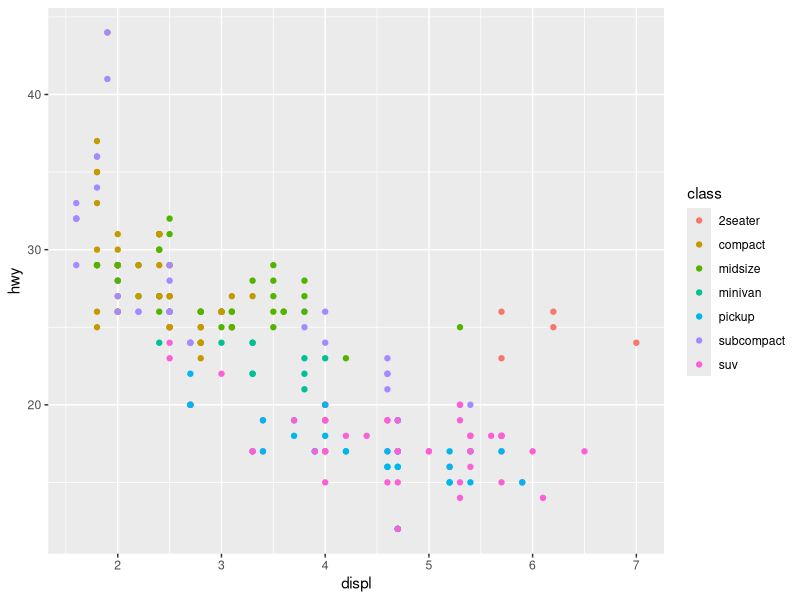
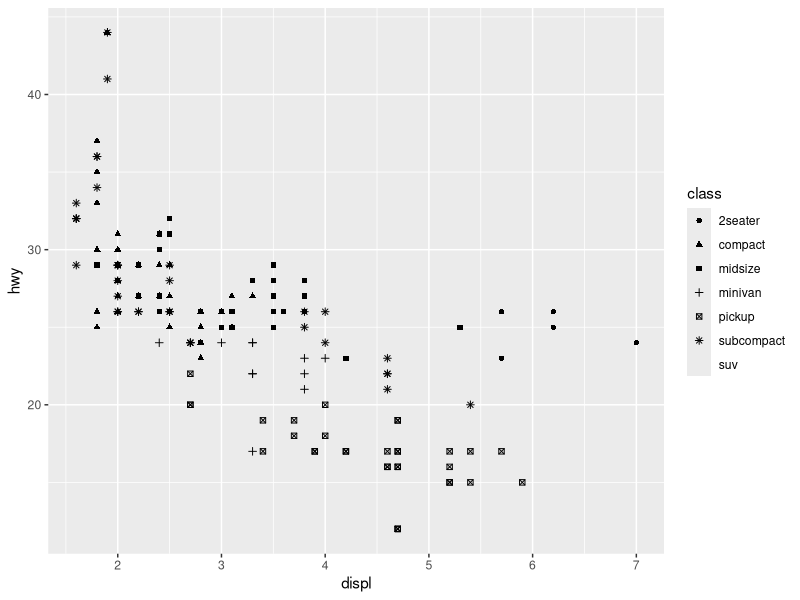
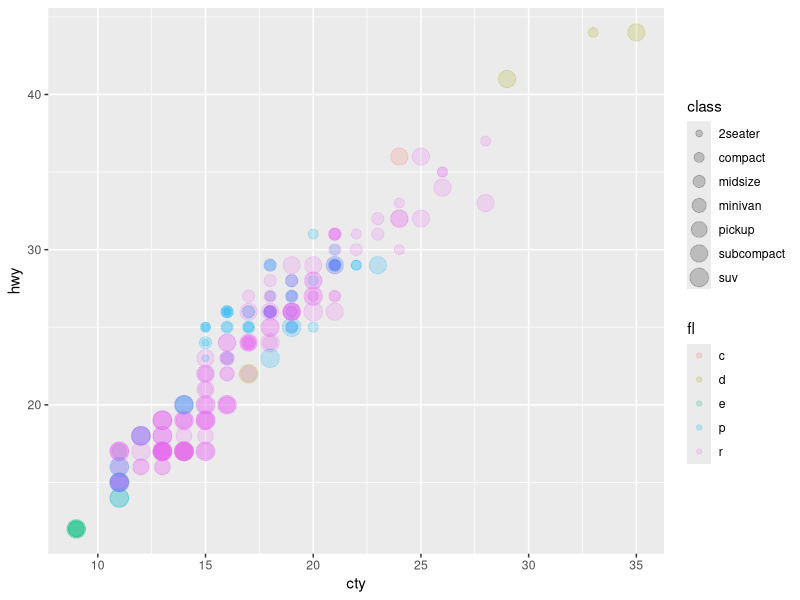

Recreate these plots in R, in order.
## ---- chunk 1
knitr::opts_chunk$set(echo = FALSE)
library(tidyverse)
## ---- chunk 2
ggplot(data = mpg, aes(x = displ, y = hwy)) +
    geom_point(aes(color = class))
## ---- chunk 3
ggplot(data = mpg, aes(x = displ, y = hwy, shape = class)) +
    geom_point()
## ---- chunk 4
ggplot(data = mpg, aes(x = cty, y = hwy, size = class, color = fl)) + geom_point(alpha = 0.2)

